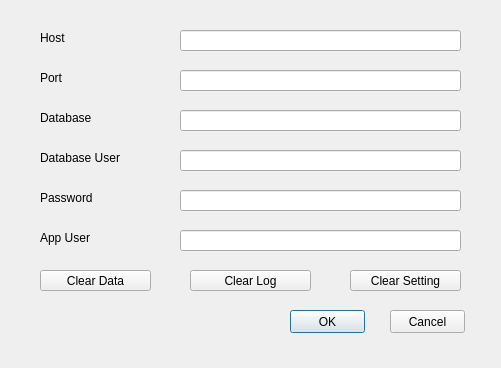
<?xml version="1.0" encoding="UTF-8"?>
<ui version="4.0">
 <class>SetPGDatabaseSettingDlg</class>
 <widget class="QDialog" name="SetPGDatabaseSettingDlg">
  <property name="geometry">
   <rect>
    <x>0</x>
    <y>0</y>
    <width>501</width>
    <height>368</height>
   </rect>
  </property>
  <property name="windowTitle">
   <string>Database Settings</string>
  </property>
  <widget class="QLabel" name="label">
   <property name="geometry">
    <rect>
     <x>40</x>
     <y>30</y>
     <width>71</width>
     <height>16</height>
    </rect>
   </property>
   <property name="text">
    <string>Host</string>
   </property>
  </widget>
  <widget class="QLineEdit" name="hostEdt">
   <property name="geometry">
    <rect>
     <x>180</x>
     <y>30</y>
     <width>281</width>
     <height>21</height>
    </rect>
   </property>
  </widget>
  <widget class="QLineEdit" name="portEdt">
   <property name="geometry">
    <rect>
     <x>180</x>
     <y>70</y>
     <width>281</width>
     <height>21</height>
    </rect>
   </property>
  </widget>
  <widget class="QLabel" name="label_2">
   <property name="geometry">
    <rect>
     <x>40</x>
     <y>70</y>
     <width>71</width>
     <height>16</height>
    </rect>
   </property>
   <property name="text">
    <string>Port</string>
   </property>
  </widget>
  <widget class="QLabel" name="label_3">
   <property name="geometry">
    <rect>
     <x>40</x>
     <y>110</y>
     <width>111</width>
     <height>16</height>
    </rect>
   </property>
   <property name="text">
    <string>Database</string>
   </property>
  </widget>
  <widget class="QLineEdit" name="dbEdt">
   <property name="geometry">
    <rect>
     <x>180</x>
     <y>110</y>
     <width>281</width>
     <height>21</height>
    </rect>
   </property>
  </widget>
  <widget class="QLabel" name="label_4">
   <property name="geometry">
    <rect>
     <x>40</x>
     <y>190</y>
     <width>71</width>
     <height>16</height>
    </rect>
   </property>
   <property name="text">
    <string>Password</string>
   </property>
  </widget>
  <widget class="QLabel" name="label_5">
   <property name="geometry">
    <rect>
     <x>40</x>
     <y>150</y>
     <width>131</width>
     <height>16</height>
    </rect>
   </property>
   <property name="text">
    <string>Database User</string>
   </property>
  </widget>
  <widget class="QLineEdit" name="dbUserEdt">
   <property name="geometry">
    <rect>
     <x>180</x>
     <y>150</y>
     <width>281</width>
     <height>21</height>
    </rect>
   </property>
  </widget>
  <widget class="QLineEdit" name="pwdEdt">
   <property name="geometry">
    <rect>
     <x>180</x>
     <y>190</y>
     <width>281</width>
     <height>21</height>
    </rect>
   </property>
  </widget>
  <widget class="QPushButton" name="okBtn">
   <property name="geometry">
    <rect>
     <x>290</x>
     <y>310</y>
     <width>75</width>
     <height>23</height>
    </rect>
   </property>
   <property name="text">
    <string>OK</string>
   </property>
  </widget>
  <widget class="QPushButton" name="cancelBtn">
   <property name="geometry">
    <rect>
     <x>390</x>
     <y>310</y>
     <width>75</width>
     <height>23</height>
    </rect>
   </property>
   <property name="text">
    <string>Cancel</string>
   </property>
  </widget>
  <widget class="QLineEdit" name="appUserEdt">
   <property name="geometry">
    <rect>
     <x>180</x>
     <y>230</y>
     <width>281</width>
     <height>21</height>
    </rect>
   </property>
  </widget>
  <widget class="QLabel" name="label_6">
   <property name="geometry">
    <rect>
     <x>40</x>
     <y>230</y>
     <width>71</width>
     <height>16</height>
    </rect>
   </property>
   <property name="text">
    <string>App User</string>
   </property>
  </widget>
  <widget class="QPushButton" name="clearDataBtn">
   <property name="geometry">
    <rect>
     <x>40</x>
     <y>270</y>
     <width>111</width>
     <height>21</height>
    </rect>
   </property>
   <property name="text">
    <string>Clear Data</string>
   </property>
  </widget>
  <widget class="QPushButton" name="clearLogBtn">
   <property name="geometry">
    <rect>
     <x>190</x>
     <y>270</y>
     <width>121</width>
     <height>21</height>
    </rect>
   </property>
   <property name="text">
    <string>Clear Log</string>
   </property>
  </widget>
  <widget class="QPushButton" name="clearSettingBtn">
   <property name="geometry">
    <rect>
     <x>350</x>
     <y>270</y>
     <width>111</width>
     <height>21</height>
    </rect>
   </property>
   <property name="text">
    <string>Clear Setting</string>
   </property>
  </widget>
 </widget>
 <resources/>
 <connections/>
</ui>
